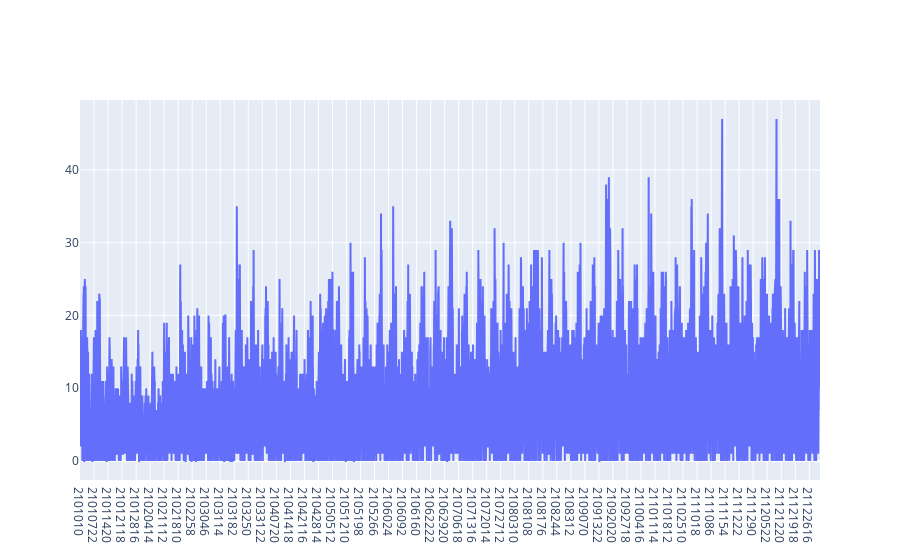

Notebook code for this chart:
### Code cell
fig = go.Figure(data=[
    #go.Scatter(x=x_label, y=num_day.flatten(), name="tweets"),
    go.Scatter(x=x_label, y=number_users_day.flatten(), name = 'users')
])
fig.show()

### Figure 1 — Plotly figure (JSON) as saved in the notebook; plotly's stock layout.template omitted (floating-point values rounded to 4 significant figures; data arrays with more than 128 entries replaced by an {"elided": "..."} marker saying what was removed)
{"data": [{"name": "users", "type": "scatter", "x": {"elided": "8760 str values"}, "y": {"elided": "8760 int values"}}], "layout": {}}
